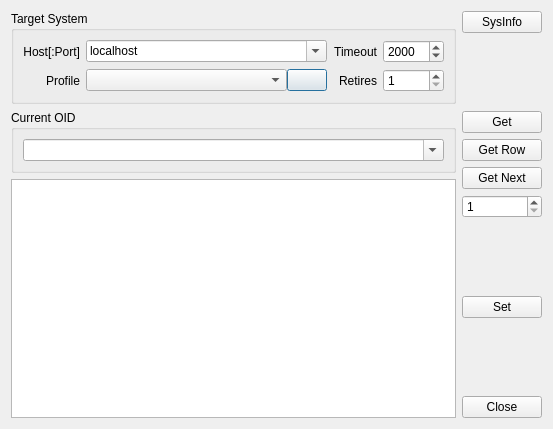
<?xml version="1.0" encoding="UTF-8"?>
<ui version="4.0">
 <class>QMibGetValueDlg</class>
 <widget class="QDialog" name="QMibGetValueDlg">
  <property name="geometry">
   <rect>
    <x>0</x>
    <y>0</y>
    <width>553</width>
    <height>429</height>
   </rect>
  </property>
  <property name="font">
   <font>
    <pointsize>9</pointsize>
   </font>
  </property>
  <property name="windowTitle">
   <string>SNMP Get</string>
  </property>
  <layout class="QHBoxLayout" name="horizontalLayout_3">
   <item>
    <layout class="QVBoxLayout" name="verticalLayout_2">
     <item>
      <widget class="QGroupBox" name="grpTarget">
       <property name="title">
        <string>Target System</string>
       </property>
       <layout class="QGridLayout" name="gridLayout">
        <item row="0" column="0">
         <widget class="QLabel" name="lblHost">
          <property name="text">
           <string>Host[:Port]</string>
          </property>
          <property name="alignment">
           <set>Qt::AlignRight|Qt::AlignTrailing|Qt::AlignVCenter</set>
          </property>
         </widget>
        </item>
        <item row="0" column="1">
         <widget class="QComboBox" name="cmbHost">
          <property name="editable">
           <bool>true</bool>
          </property>
          <property name="currentText">
           <string>localhost</string>
          </property>
         </widget>
        </item>
        <item row="0" column="2">
         <widget class="QLabel" name="lblTimeout">
          <property name="text">
           <string>Timeout</string>
          </property>
          <property name="alignment">
           <set>Qt::AlignRight|Qt::AlignTrailing|Qt::AlignVCenter</set>
          </property>
         </widget>
        </item>
        <item row="0" column="3">
         <widget class="QSpinBox" name="spinTimeout">
          <property name="minimum">
           <number>100</number>
          </property>
          <property name="maximum">
           <number>30000</number>
          </property>
          <property name="singleStep">
           <number>100</number>
          </property>
          <property name="value">
           <number>2000</number>
          </property>
         </widget>
        </item>
        <item row="1" column="0">
         <widget class="QLabel" name="lblProfile">
          <property name="text">
           <string>Profile</string>
          </property>
          <property name="alignment">
           <set>Qt::AlignRight|Qt::AlignTrailing|Qt::AlignVCenter</set>
          </property>
         </widget>
        </item>
        <item row="1" column="1">
         <layout class="QHBoxLayout" name="horizontalLayout_2">
          <property name="spacing">
           <number>0</number>
          </property>
          <item>
           <widget class="QComboBox" name="cmbProfile">
            <property name="sizePolicy">
             <sizepolicy hsizetype="Expanding" vsizetype="Fixed">
              <horstretch>0</horstretch>
              <verstretch>0</verstretch>
             </sizepolicy>
            </property>
           </widget>
          </item>
          <item>
           <widget class="QPushButton" name="btnProfile">
            <property name="icon">
             <iconset resource="../../qHostMonitor.qrc">
              <normaloff>:/img/browse.png</normaloff>:/img/browse.png</iconset>
            </property>
           </widget>
          </item>
         </layout>
        </item>
        <item row="1" column="2">
         <widget class="QLabel" name="lblRetries">
          <property name="text">
           <string>Retires</string>
          </property>
          <property name="alignment">
           <set>Qt::AlignRight|Qt::AlignTrailing|Qt::AlignVCenter</set>
          </property>
         </widget>
        </item>
        <item row="1" column="3">
         <widget class="QSpinBox" name="spinRetries">
          <property name="minimum">
           <number>1</number>
          </property>
          <property name="maximum">
           <number>32</number>
          </property>
         </widget>
        </item>
       </layout>
      </widget>
     </item>
     <item>
      <widget class="QGroupBox" name="grpOID">
       <property name="title">
        <string>Current OID</string>
       </property>
       <layout class="QHBoxLayout" name="horizontalLayout">
        <item>
         <widget class="QComboBox" name="cmbOid">
          <property name="editable">
           <bool>true</bool>
          </property>
         </widget>
        </item>
       </layout>
      </widget>
     </item>
     <item>
      <widget class="QPlainTextEdit" name="textResult"/>
     </item>
    </layout>
   </item>
   <item>
    <layout class="QVBoxLayout" name="verticalLayout">
     <item>
      <widget class="QPushButton" name="btnSysInfo">
       <property name="text">
        <string>SysInfo</string>
       </property>
      </widget>
     </item>
     <item>
      <spacer name="verticalSpacer">
       <property name="orientation">
        <enum>Qt::Vertical</enum>
       </property>
       <property name="sizeHint" stdset="0">
        <size>
         <width>20</width>
         <height>40</height>
        </size>
       </property>
      </spacer>
     </item>
     <item>
      <widget class="QPushButton" name="btnGet">
       <property name="text">
        <string>Get</string>
       </property>
      </widget>
     </item>
     <item>
      <widget class="QPushButton" name="btnGetRow">
       <property name="text">
        <string>Get Row</string>
       </property>
      </widget>
     </item>
     <item>
      <widget class="QPushButton" name="btnGetNext">
       <property name="text">
        <string>Get Next</string>
       </property>
      </widget>
     </item>
     <item>
      <widget class="QSpinBox" name="spinGetNext">
       <property name="minimum">
        <number>1</number>
       </property>
       <property name="maximum">
        <number>50</number>
       </property>
      </widget>
     </item>
     <item>
      <spacer name="verticalSpacer_3">
       <property name="orientation">
        <enum>Qt::Vertical</enum>
       </property>
       <property name="sizeHint" stdset="0">
        <size>
         <width>20</width>
         <height>40</height>
        </size>
       </property>
      </spacer>
     </item>
     <item>
      <widget class="QPushButton" name="btnSet">
       <property name="text">
        <string>Set</string>
       </property>
      </widget>
     </item>
     <item>
      <spacer name="verticalSpacer_2">
       <property name="orientation">
        <enum>Qt::Vertical</enum>
       </property>
       <property name="sizeHint" stdset="0">
        <size>
         <width>20</width>
         <height>40</height>
        </size>
       </property>
      </spacer>
     </item>
     <item>
      <widget class="QPushButton" name="btnClose">
       <property name="text">
        <string>Close</string>
       </property>
      </widget>
     </item>
    </layout>
   </item>
  </layout>
 </widget>
 <resources>
  <include location="../../qHostMonitor.qrc"/>
 </resources>
 <connections>
  <connection>
   <sender>btnClose</sender>
   <signal>clicked()</signal>
   <receiver>QMibGetValueDlg</receiver>
   <slot>close()</slot>
   <hints>
    <hint type="sourcelabel">
     <x>650</x>
     <y>250</y>
    </hint>
    <hint type="destinationlabel">
     <x>361</x>
     <y>275</y>
    </hint>
   </hints>
  </connection>
 </connections>
</ui>
